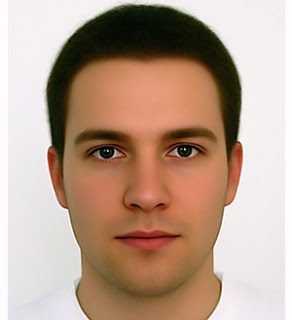
#> input picture opencv/sample1.jpg, 292 x 320 px
$ python '模板匹配.py'
#> lines starting #> are read from the running program, lines starting #| are printed output that depends on the picture
import cv2 as cv
import numpy as np


def template_demo():
    tpl =cv.imread("./sample1.jpg")
#> tpl is the input picture: shape (320, 292, 3); mean B, G, R 142, 159, 185
    target = cv.imread("./target1.jpg")
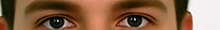
#> input picture opencv/target1.jpg, 220 x 30 px
#> target is the input picture: shape (30, 220, 3); mean B, G, R 72.7, 99.2, 135
    cv.namedWindow('template image', cv.WINDOW_NORMAL)
    cv.imshow("template image", tpl)
    cv.namedWindow('target image', cv.WINDOW_NORMAL)
    cv.imshow("target image", target)
    methods = [cv.TM_SQDIFF_NORMED, cv.TM_CCORR_NORMED, cv.TM_CCOEFF_NORMED]   #3种模板匹配方法
    th, tw = tpl.shape[:2]
#> th = 320; tw = 292
    for md in methods:
        print(md)
        result = cv.matchTemplate(target, tpl, md)
        min_val, max_val, min_loc, max_loc = cv.minMaxLoc(result)
        if md == cv.TM_SQDIFF_NORMED:
            tl = min_loc
        else:
            tl = max_loc
        br = (tl[0]+tw, tl[1]+th)   #br是矩形右下角的点的坐标
        cv.rectangle(target, tl, br, (0, 0, 255), 2)
        cv.namedWindow("match-" + np.str(md), cv.WINDOW_NORMAL)
        cv.imshow("match-" + np.str(md), target)
#> this loop made 3 passes
#> (min_val, max_val, min_loc, max_loc) on passes 1 to 3: (0.000695, 1, (50, 130), (0, 14)), (0.4, 1, (0, 28), (50, 130)), (-0.332, 0.999, (22, 81), (50, 130))
#> pass 1, in template_demo, `result = cv.matchTemplate(target, tpl, md)`:
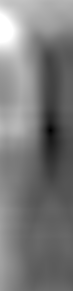
#> result: shape (291, 73) float32; min 0.000695, max 1, mean 0.479
#> pass 2, in template_demo, `result = cv.matchTemplate(target, tpl, md)`:
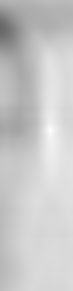
#> result: shape (291, 73) float32; min 0.4, max 1, mean 0.786
#> pass 3, in template_demo, `result = cv.matchTemplate(target, tpl, md)`:
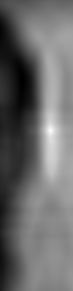
#> result: shape (291, 73) float32; min -0.332, max 0.999, mean 0.226; drawn with min black and max white

template_demo()
cv.waitKey(0)
cv.destroyAllWindows()
